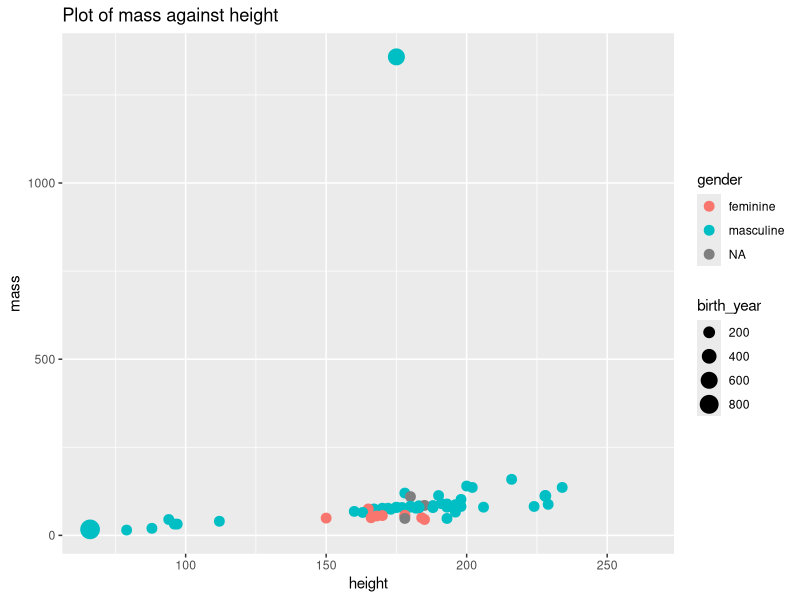

Recreate this plot in R. (Note: this script raises an error after producing the figure.)
install.packages("tidyverse")
library(tidyverse)

##Exploring the data set
head(starwars)
glimpse(starwars)


##information about Luke sky walker
Luke <- starwars[1,]      #keeps row 1

#using logical indexing
Luke <- filter(starwars, starwars$name == "Luke Skywalker")

#Another way of using logical indexing
Luke <- starwars[starwars$name == "Luke Skywalker",]

starwars %>% filter(name == "Luke Skywalker") -> Luke

print(Luke)
Luke["mass"]
Luke["height"]


#printing the last column
lastcol <- starwars[ , ncol(starwars)]
lastcol

#returning the maximum value for mass
maxMass <- max(starwars$mass, na.rm = TRUE)
maxMass

filter(starwars, starwars$mass == maxMass)
filter(starwars, starwars$mass == max(starwars$mass, na.rm = TRUE))

#plotting 
starplot <-  ggplot(data = starwars, mapping = aes(x = height, y = mass, color = gender, size= birth_year)) + geom_point() + labs(x = "height", y = "mass")+ggtitle("Plot of mass against height") + geom_point(size = 3)  
print(starplot)

#sub grouping the plot
starplot <-  ggplot(data = starwars, mapping = aes(x = height, y = mass, color = gender, size= birth_year)) + geom_point() + labs(x = "height", y = "mass")+ggtitle("Plot of mass against height") + geom_point(size = 3) + facet_grid(. ~ gender, subtitle = "subtitle")
print(starplot)

starplot <-  ggplot(data = starwars, mapping = aes(x = height, y = mass, color = gender, size= birth_year)) + geom_point() + labs(x = "height", y = "mass", title = "plot of mass against height", subtitle = "plot by gender") + geom_point(size = 3) + facet_grid(. ~ gender)
print(starplot)



